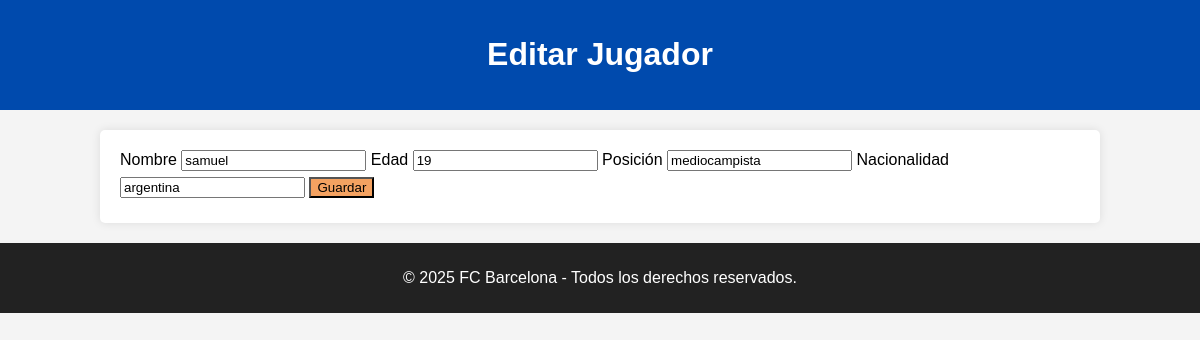
/editar.php?id=5, run on the app's committed database.
### tables this page shows
CREATE TABLE `equipos` (
  `id` int(11) NOT NULL,
  `jug_Nom` varchar(100) NOT NULL,
  `Jug_edad` int(11) NOT NULL,
  `Jug_posicion` varchar(100) NOT NULL,
  `Jug_nacion` varchar(100) NOT NULL
);

### editar.php (the view, shortened to what this page needs)
<?php
include("base.php");
$id = $_GET['id'];
$resultado = $conexion->query("SELECT * FROM equipos WHERE id=$id");
$jugador = $resultado->fetch_assoc();
?>
<!DOCTYPE html>
<html lang="en">
<head>
    <link rel="stylesheet" href="styles.css">
</head>
<body>
<header>
    <h1>Editar Jugador</h1>
</header>
<main>
    <form action="" method="post" class="form-container">
        <label for="nom">Nombre</label>
        <input type="text" name="nom" id="nom" value="<?php echo $jugador['jug_Nom']; ?>" required>
        <label for="ed">Edad</label>
        <input type="number" name="ed" id="ed" value="<?php echo $jugador['Jug_edad']; ?>" required>
        <label for="pos">Posición</label>
        <input type="text" name="pos" id="pos" value="<?php echo $jugador['Jug_posicion']; ?>" required>
        <label for="nac">Nacionalidad</label>
        <input type="text" name="nac" id="nac" value="<?php echo $jugador['Jug_nacion']; ?>" required>
        <button type="submit" class="save">Guardar</button>
        <a href="index.php" class="btn cancel">Cancelar</a>
    </form>
</main>
<footer>
    <p>&copy; <?php echo date("Y"); ?> FC Barcelona - Todos los derechos reservados.</p>
</footer>
</body>
</html>

### styles.css (style rules this page uses)
body { font-family: Arial, sans-serif; background-color: #f4f4f4; margin: 0; padding: 0; }
header { background-color: #004aad; color: white; padding: 15px 0; text-align: center; }
main { width: 80%; margin: 20px auto; background: white; padding: 20px; border-radius: 5px; box-shadow: 0px 0px 10px rgba(0, 0, 0, 0.1); }
.btn { display: inline-block; padding: 8px 12px; text-decoration: none; font-size: 14px; border-radius: 3px; color: white; }
footer { text-align: center; background-color: #222; color: white; padding: 10px; margin-top: 20px; }
.save { background-color: #f4a261; }

### data on the page
equipos: nom "samuel", ed "19", pos "mediocampista", nac "argentina"
